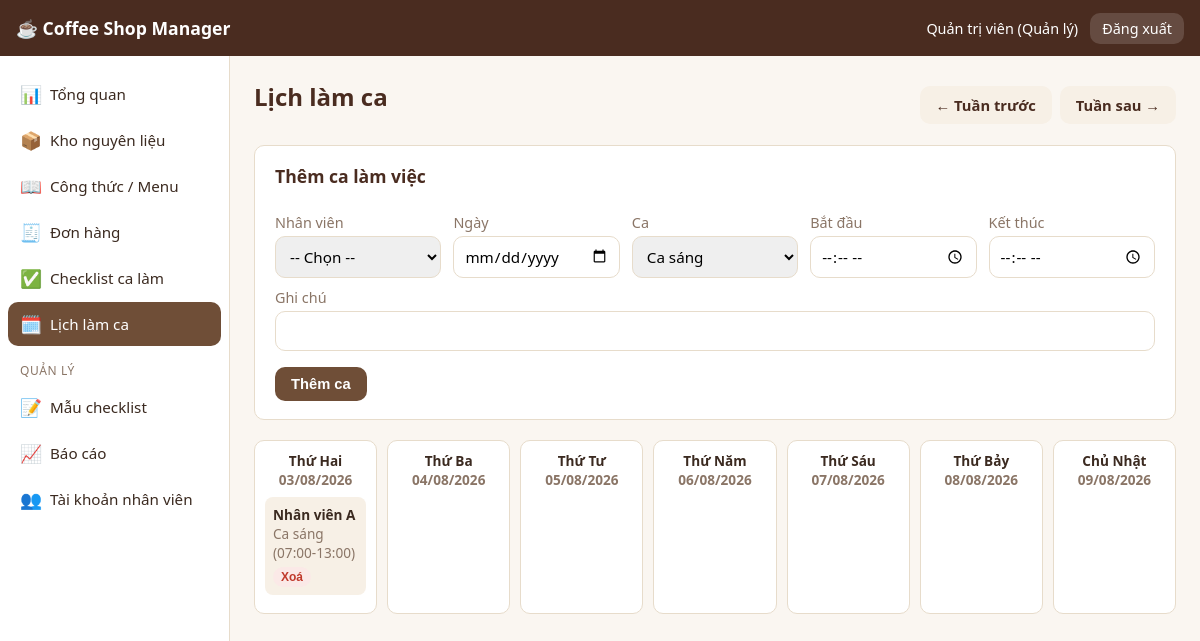
Screenshot of /index.php?page=shift_schedule (signed in) with the database file from the repository.
### tables this page shows
CREATE TABLE IF NOT EXISTS shifts (
    id INT UNSIGNED AUTO_INCREMENT PRIMARY KEY,
    staff_id INT UNSIGNED NOT NULL,
    shift_date DATE NOT NULL,
    shift_type ENUM('sang','chieu','toi') NOT NULL DEFAULT 'sang',
    start_time TIME DEFAULT NULL,
    end_time TIME DEFAULT NULL,
    note VARCHAR(255) DEFAULT NULL,
    created_at TIMESTAMP NOT NULL DEFAULT CURRENT_TIMESTAMP,
    FOREIGN KEY (staff_id) REFERENCES users(id) ON DELETE CASCADE
);

CREATE TABLE IF NOT EXISTS users (
    id INT UNSIGNED AUTO_INCREMENT PRIMARY KEY,
    full_name VARCHAR(100) NOT NULL,
    username VARCHAR(50) NOT NULL UNIQUE,
    password VARCHAR(255) NOT NULL,
    role ENUM('admin','staff') NOT NULL DEFAULT 'staff',
    phone VARCHAR(20) DEFAULT NULL,
    active TINYINT(1) NOT NULL DEFAULT 1,
    created_at TIMESTAMP NOT NULL DEFAULT CURRENT_TIMESTAMP
);

### includes/functions.php (called while the page is built, shortened)
<?php
function e($value)
{
    return htmlspecialchars((string) $value, ENT_QUOTES, 'UTF-8');
}
function format_date($datetime, $withTime = false)
{
    $ts = strtotime($datetime);
    return $withTime ? date('d/m/Y H:i', $ts) : date('d/m/Y', $ts);
}
function shift_type_label($type)
{
    $labels = ['sang' => 'Ca sáng', 'chieu' => 'Ca chiều', 'toi' => 'Ca tối'];
    return $labels[$type] ?? $type;
}

### includes/auth.php (called while the page is built, shortened)
<?php
function is_logged_in()
{
    return !empty($_SESSION['user_id']);
}
function is_admin()
{
    return is_logged_in() && $_SESSION['user_role'] === 'admin';
}

### pages/shift_schedule.php (the view, shortened to what this page needs)
<?php
$weekStart = isset($_GET['week']) ? $_GET['week'] : date('Y-m-d', strtotime('monday this week'));
$weekStartTs = strtotime($weekStart);
$days = [];
for ($i = 0; $i < 7; $i++) {
    $days[] = date('Y-m-d', strtotime("+$i day", $weekStartTs));
}
$prevWeek = date('Y-m-d', strtotime('-7 day', $weekStartTs));
$nextWeek = date('Y-m-d', strtotime('+7 day', $weekStartTs));
$stmt = $pdo->prepare("SELECT s.*, u.full_name FROM shifts s JOIN users u ON u.id = s.staff_id
    WHERE s.shift_date BETWEEN ? AND ?
    ORDER BY s.shift_date, FIELD(s.shift_type,'sang','chieu','toi')");
$stmt->execute([$days[0], $days[6]]);
$shifts = $stmt->fetchAll();
$byDate = [];
foreach ($shifts as $shift) {
    $byDate[$shift['shift_date']][] = $shift;
}
$dayLabels = ['Thứ Hai', 'Thứ Ba', 'Thứ Tư', 'Thứ Năm', 'Thứ Sáu', 'Thứ Bảy', 'Chủ Nhật'];
?>
<div class="page-header">
    <h1 class="page-title">Lịch làm ca</h1>
    <div class="page-actions">
        <a href="index.php?page=shift_schedule&week=<?= e($prevWeek) ?>" class="btn btn-secondary">&larr; Tuần trước</a>
        <a href="index.php?page=shift_schedule&week=<?= e($nextWeek) ?>" class="btn btn-secondary">Tuần sau &rarr;</a>
    </div>
</div>
<?php if (is_admin()): ?>
<div class="card card-form">
    <h2>Thêm ca làm việc</h2>
    <form method="post">
        <div class="form-row">
            <div>
                <label>Nhân viên</label>
                <select name="staff_id" required>
                    <option value="">-- Chọn --</option>
                </select>
            </div>
            <div>
                <label>Ngày</label>
                <input type="date" name="shift_date" required>
            </div>
            <div>
                <label>Ca</label>
                <select name="shift_type">
                    <option value="sang">Ca sáng</option>
                </select>
            </div>
            <div>
                <label>Bắt đầu</label>
                <input type="time" name="start_time">
            </div>
            <div>
                <label>Kết thúc</label>
                <input type="time" name="end_time">
            </div>
        </div>
        <label>Ghi chú</label>
        <input type="text" name="note">
        <div class="form-actions">
            <button type="submit" class="btn btn-primary">Thêm ca</button>
        </div>
    </form>
</div>
<?php endif; ?>
<div class="schedule-grid">
    <?php foreach ($days as $i => $day): ?>
    <div class="schedule-day">
        <div class="schedule-day-header"><?= $dayLabels[$i] ?><br><span class="muted"><?= format_date($day) ?></span></div>
        <?php foreach (($byDate[$day] ?? []) as $shift): ?>
            <div class="schedule-shift">
                <strong><?= e($shift['full_name']) ?></strong>
                <div class="muted"><?= shift_type_label($shift['shift_type']) ?>
                    <?php if ($shift['start_time']): ?>(<?= e(substr($shift['start_time'], 0, 5)) ?>-<?= e(substr($shift['end_time'] ?? '', 0, 5)) ?>)<?php endif; ?>
                </div>
                <?php if (is_admin()): ?>
                <form method="post" onsubmit="return confirm('Xoá ca này?')">
                    <button type="submit" class="btn btn-xs btn-danger">Xoá</button>
                </form>
                <?php endif; ?>
            </div>
        <?php endforeach; ?>
    </div>
    <?php endforeach; ?>
</div>

### assets/css/style.css (style rules this page uses)
:root { --brown-dark: #4a2c20; --brown: #6f4e37; --brown-light: #a9765b; --cream: #f7f0e6; --bg: #faf6f1; --card-bg: #ffffff; --text: #3b2a20; --muted: #8a7566; --border: #e7dccb; --success: #2e7d32; --success-bg: #e6f4ea; --danger: #c0392b; --danger-bg: #fbe9e7; --radius: 10px; }
* { box-sizing: border-box; }
body { margin: 0; font-family: 'Segoe UI', Roboto, Helvetica, Arial, sans-serif; background: var(--bg); color: var(--text); }
a { color: var(--brown); text-decoration: none; }
.page-title { margin: 0 0 16px; font-size: 1.5rem; color: var(--brown-dark); }
.page-header { display: flex; justify-content: space-between; align-items: center; flex-wrap: wrap; gap: 12px; margin-bottom: 16px; }
.page-actions { display: flex; gap: 8px; flex-wrap: wrap; align-items: center; }
.muted { color: var(--muted); }
.card { background: var(--card-bg); border: 1px solid var(--border); border-radius: var(--radius); padding: 18px 20px; margin-bottom: 20px; }
.card h2 { margin-top: 0; font-size: 1.1rem; color: var(--brown-dark); }
.card-form label { display: block; margin: 10px 0 4px; font-size: 0.9rem; color: var(--muted); }
.card-form input[type=text], .card-form input[type=number], .card-form input[type=password], .card-form input[type=date], .card-form input[type=time], .card-form select, .card-form textarea { width: 100%; padding: 9px 10px; border: 1px solid var(--border); border-radius: var(--radius); font-size: 0.95rem; font-family: inherit; }
.form-row { display: grid; grid-template-columns: repeat(auto-fit, minmax(160px, 1fr)); gap: 12px; }
.form-actions { margin-top: 16px; display: flex; gap: 10px; }
.btn { display: inline-block; padding: 9px 16px; border-radius: var(--radius); border: none; cursor: pointer; font-size: 0.92rem; font-weight: 600; text-align: center; }
.btn-primary { background: var(--brown); color: #fff; }
.btn-secondary { background: var(--cream); color: var(--brown-dark); }
.btn-danger { background: var(--danger-bg); color: var(--danger); }
.btn-xs { padding: 3px 8px; font-size: 0.75rem; }
.schedule-grid { display: grid; grid-template-columns: repeat(7, 1fr); gap: 10px; }
.schedule-day { background: var(--card-bg); border: 1px solid var(--border); border-radius: var(--radius); padding: 10px; min-height: 120px; }
.schedule-day-header { text-align: center; font-weight: 600; margin-bottom: 8px; font-size: 0.85rem; }
.schedule-shift { background: var(--cream); border-radius: 8px; padding: 8px; margin-bottom: 8px; font-size: 0.85rem; }
.schedule-shift form { margin-top: 4px; }

### rows the page displays
shifts: staff.full_name "Nhân viên A", shift_type "Ca sáng", start_time "07:00", end_time "13:00"

### other values shown
APP_NAME "Coffee Shop Manager"
$user['name'] "Quản trị viên"
$icon "📊 📦 📖 🧾 ✅ 🗓️ 📝 📈 👥"
$label "Tổng quan Kho nguyên liệu Công thức / Menu Đơn hàng Checklist ca làm Lịch làm ca Mẫu checklist Báo cáo Tài khoản nhân viên"
$dayLabels[$i] "Thứ Hai"
format_date($day) "03/08/2026"
$dayLabels[$i] "Thứ Ba"
format_date($day) "04/08/2026"
$dayLabels[$i] "Thứ Tư"
format_date($day) "05/08/2026"
$dayLabels[$i] "Thứ Năm"
format_date($day) "06/08/2026"
$dayLabels[$i] "Thứ Sáu"
format_date($day) "07/08/2026"
$dayLabels[$i] "Thứ Bảy"
